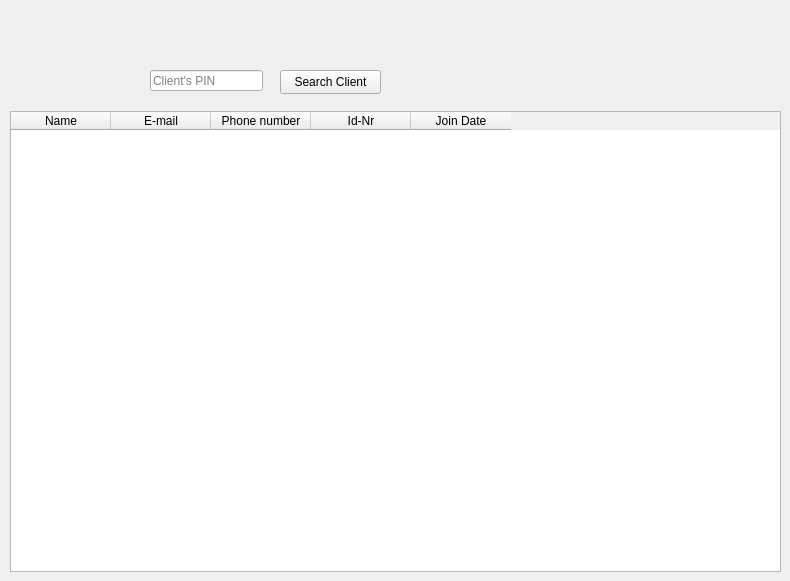
          <widget class="QWidget" name="tab_30">
           <attribute name="title">
            <string>Tab 1</string>
           </attribute>
           <widget class="QLineEdit" name="lineEdit_57">
            <property name="geometry">
             <rect>
              <x>150</x>
              <y>70</y>
              <width>113</width>
              <height>21</height>
             </rect>
            </property>
            <property name="placeholderText">
             <string>Client's PIN</string>
            </property>
           </widget>
           <widget class="QPushButton" name="pushButton_34">
            <property name="geometry">
             <rect>
              <x>280</x>
              <y>70</y>
              <width>101</width>
              <height>24</height>
             </rect>
            </property>
            <property name="text">
             <string>Search Client</string>
            </property>
           </widget>
           <widget class="QTableWidget" name="tableWidget_10">
            <property name="geometry">
             <rect>
              <x>10</x>
              <y>111</y>
              <width>771</width>
              <height>461</height>
             </rect>
            </property>
            <column>
             <property name="text">
              <string>Name</string>
             </property>
            </column>
            <column>
             <property name="text">
              <string>E-mail</string>
             </property>
            </column>
            <column>
             <property name="text">
              <string>Phone number</string>
             </property>
            </column>
            <column>
             <property name="text">
              <string>Id-Nr</string>
             </property>
            </column>
            <column>
             <property name="text">
              <string>Join Date</string>
             </property>
            </column>
           </widget>
          </widget>
